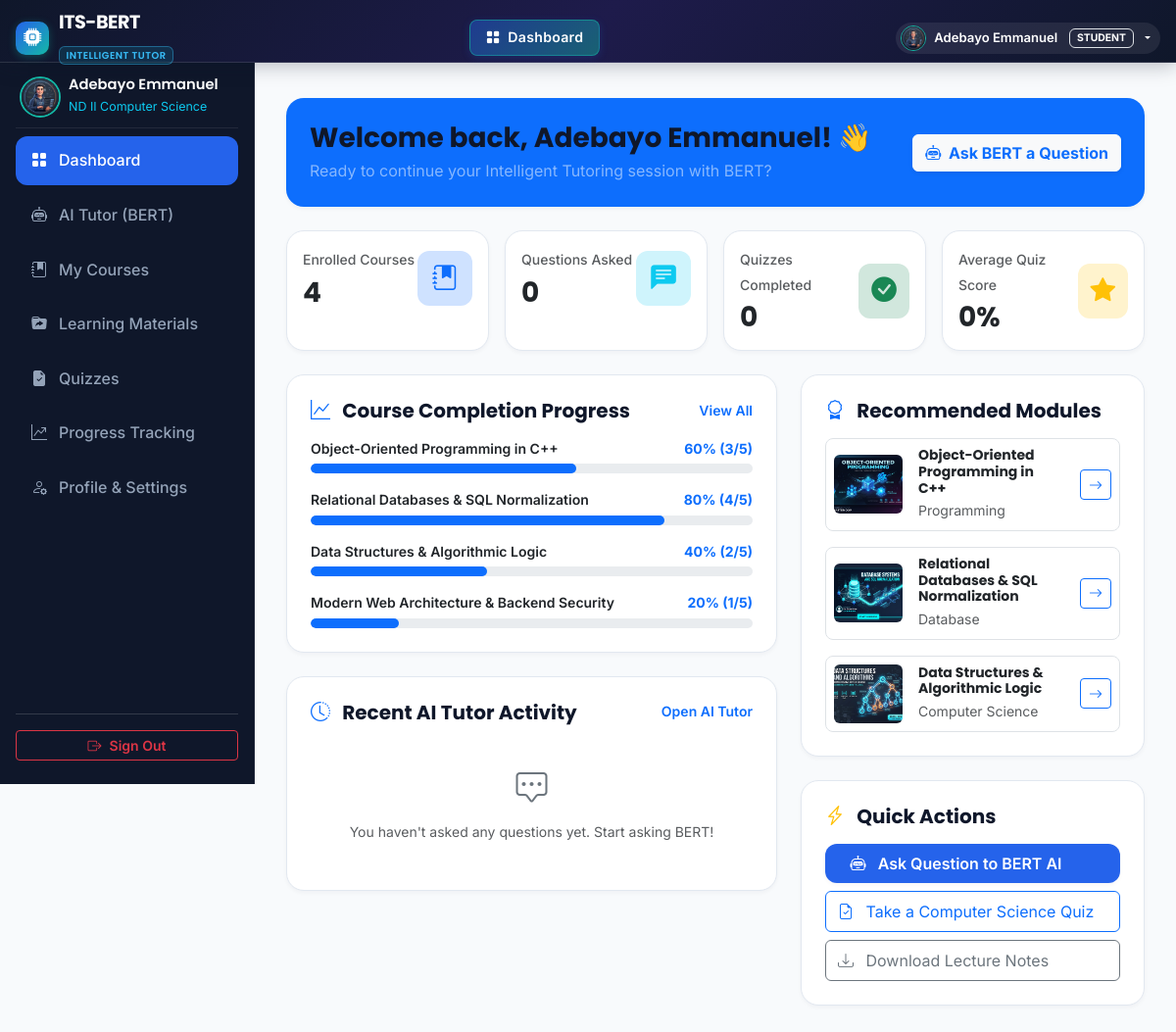
The app's page /dashboard.php (signed in) with its own data.
### tables this page shows
CREATE TABLE `students` (
  `id` INT AUTO_INCREMENT PRIMARY KEY,
  `user_id` INT NOT NULL,
  `student_id_code` VARCHAR(50) NOT NULL UNIQUE,
  `phone` VARCHAR(20) DEFAULT NULL,
  `department` VARCHAR(100) DEFAULT 'Computer Science',
  `created_at` DATETIME DEFAULT CURRENT_TIMESTAMP,
  FOREIGN KEY (`user_id`) REFERENCES `users`(`id`) ON DELETE CASCADE
);

CREATE TABLE `users` (
  `id` INT AUTO_INCREMENT PRIMARY KEY,
  `name` VARCHAR(100) NOT NULL,
  `email` VARCHAR(120) NOT NULL UNIQUE,
  `password` VARCHAR(255) NOT NULL,
  `role` ENUM('student', 'admin') NOT NULL DEFAULT 'student',
  `avatar` VARCHAR(255) DEFAULT NULL,
  `created_at` DATETIME DEFAULT CURRENT_TIMESTAMP
);

CREATE TABLE `courses` (
  `id` INT AUTO_INCREMENT PRIMARY KEY,
  `subject_id` INT DEFAULT NULL,
  `title` VARCHAR(150) NOT NULL,
  `code` VARCHAR(30) NOT NULL UNIQUE,
  `description` TEXT NOT NULL,
  `category` VARCHAR(50) NOT NULL DEFAULT 'Computer Science',
  `image` VARCHAR(255) DEFAULT 'course_oop.jpg',
  `instructor` VARCHAR(100) DEFAULT 'Dr. O. A. Bello',
  `total_lessons` INT DEFAULT 5,
  `created_at` DATETIME DEFAULT CURRENT_TIMESTAMP,
  FOREIGN KEY (`subject_id`) REFERENCES `subjects`(`id`) ON DELETE SET NULL
);

### dashboard.php (the view, shortened to what the rows shown need)
<?php
require_once 'config/db.php';
require_once 'config/auth.php';
$user = get_logged_user();
$studentId = $user['student_id'] ?? 1;
$progStmt = $pdo->prepare("
  SELECT c.id, c.title, c.category, c.image, c.total_lessons, COALESCE(p.completed_lessons, 0) as completed_lessons
  FROM courses c
  LEFT JOIN progress p ON c.id = p.course_id AND p.student_id = ?
");
$progStmt->execute([$studentId]);
$studentCourses = $progStmt->fetchAll();
require_once 'includes/header.php';
require_once 'includes/navbar.php';
?>
<div class="dashboard-layout">
  <?php require_once 'includes/sidebar.php'; ?>
  <main class="dash-main">
    <div class="container-fluid p-0">
      <div class="card-custom p-4 bg-primary text-white mb-4 border-0 position-relative overflow-hidden">
        <div class="d-flex flex-column flex-md-row justify-content-between align-items-md-center position-relative z-2">
          <div>
            <h3 class="fw-bold mb-1 font-heading">Welcome back, <?php echo htmlspecialchars($user['name']); ?>! 👋</h3>
            <p class="mb-0 text-white-50">Ready to continue your Intelligent Tutoring session with BERT?</p>
          </div>
        </div>
      </div>
      <div class="row g-4">
        <div class="col-lg-7">
          <div class="card-custom p-4 bg-white mb-4">
            <div class="d-flex flex-column gap-3">
              <?php foreach ($studentCourses as $c):
                $pct = $c['total_lessons'] > 0 ? round(($c['completed_lessons'] / $c['total_lessons']) * 100) : 0;
              ?>
                <div>
                  <div class="d-flex justify-content-between align-items-center mb-1">
                    <span class="fw-semibold small text-dark"><?php echo htmlspecialchars($c['title']); ?></span>
                    <span class="small fw-bold text-primary"><?php echo $pct; ?>% (<?php echo $c['completed_lessons']; ?>/<?php echo $c['total_lessons']; ?>)</span>
                  </div>
                  <div class="progress" style="height: 10px; border-radius: 10px;">
                    <div class="progress-bar bg-primary" role="progressbar" style="width: <?php echo $pct; ?>%; border-radius: 10px;"></div>
                  </div>
                </div>
              <?php endforeach; ?>
            </div>
          </div>
        </div>
        <div class="col-lg-5">
          <div class="card-custom p-4 bg-white mb-4">
            <div class="d-flex flex-column gap-3">
              <?php foreach (array_slice($studentCourses, 0, 3) as $rc): ?>
                <div class="d-flex gap-3 align-items-center p-2 rounded-3 border">
                  <img src="assets/images/<?php echo htmlspecialchars($rc['image']); ?>" class="rounded-2" width="70" height="60" style="object-fit: cover;">
                  <div class="flex-grow-1">
                    <h6 class="fw-bold mb-1 small text-dark"><?php echo htmlspecialchars($rc['title']); ?></h6>
                    <small class="text-muted d-block"><?php echo htmlspecialchars($rc['category']); ?></small>
                  </div>
                  <a href="course_view.php?id=<?php echo $rc['id']; ?>" class="btn btn-outline-primary btn-sm px-2 py-1"><i class="bi bi-arrow-right"></i></a>
                </div>
              <?php endforeach; ?>
            </div>
          </div>
        </div>
      </div>
    </div>
  </main>
</div>
<?php require_once 'includes/portal_footer.php'; ?>

### includes/navbar.php (shortened to what the rows shown need)
<?php
require_once __DIR__ . '/../config/auth.php';
$user = get_logged_user();
$is_admin_dir = (strpos($_SERVER['SCRIPT_NAME'], '/admin/') !== false);
$base_path = $is_admin_dir ? '../' : '';
?>
<header class="portal-header">
  <div class="container-fluid px-3">
    <div class="d-flex align-items-center justify-content-between">
      <div class="d-flex align-items-center gap-2">
        <?php if ($user): ?>
          <?php
            $userAvatar = !empty($user['avatar']) ? $base_path . 'assets/images/' . htmlspecialchars($user['avatar']) : ($base_path . 'assets/images/' . (($user['role'] ?? '') === 'admin' ? 'ai_tutor_avatar.jpg' : 'student_avatar.jpg'));
          ?>
          <div class="dropdown">
            <button class="portal-user-pill border-0 dropdown-toggle" type="button" data-bs-toggle="dropdown" aria-expanded="false">
              <img src="<?php echo $userAvatar; ?>" class="portal-user-avatar" alt="Avatar">
              <span class="d-none d-sm-inline"><?php echo htmlspecialchars($user['name']); ?></span>
              <span class="badge bg-accent-subtle text-accent ms-1 border border-accent-subtle" style="font-size: 0.65rem;"><?php echo strtoupper($user['role'] ?? 'STUDENT'); ?></span>
            </button>
          </div>
        <?php endif; ?>
      </div>
    </div>
  </div>
</header>

### includes/sidebar.php (shortened to what the rows shown need)
<?php
$studentUser = get_logged_user();
?>
<aside class="dash-sidebar" style="width: 260px;">
  <div>
    <div class="dash-sidebar-header">
      <div class="d-flex align-items-center gap-2 px-1">
        <div style="min-width: 0;">
          <h6 class="text-white mb-0 font-heading text-truncate" style="font-size: 0.92rem;"><?php echo htmlspecialchars($studentUser['name'] ?? 'Student'); ?></h6>
          <small class="text-info" style="font-size: 0.78rem;">ND II Computer Science</small>
        </div>
      </div>
    </div>
  </div>
</aside>

### records on screen
students: user.role (picture), user.name "Adebayo Emmanuel", user.role "STUDENT"
courses: title "Object-Oriented Programming in C++", pct "60", completed_lessons "3", total_lessons "5", image (picture), category "Programming"
courses: title "Relational Databases & SQL Normalization", pct "80", completed_lessons "4", total_lessons "5", image (picture), category "Database"
courses: title "Data Structures & Algorithmic Logic", pct "40", completed_lessons "2", total_lessons "5", image (picture), category "Computer Science"
courses: title "Modern Web Architecture & Backend Security", pct "20", completed_lessons "1", total_lessons "5"

### other values on screen
$site_settings['site_name'] "ITS-BERT"
$site_settings['site_subtitle'] "INTELLIGENT TUTOR"
$page_display_name "Dashboard"
$enrolledCount "4"
$questionsAsked "0"
$quizzesCompleted "0"
$avgScore "0"
